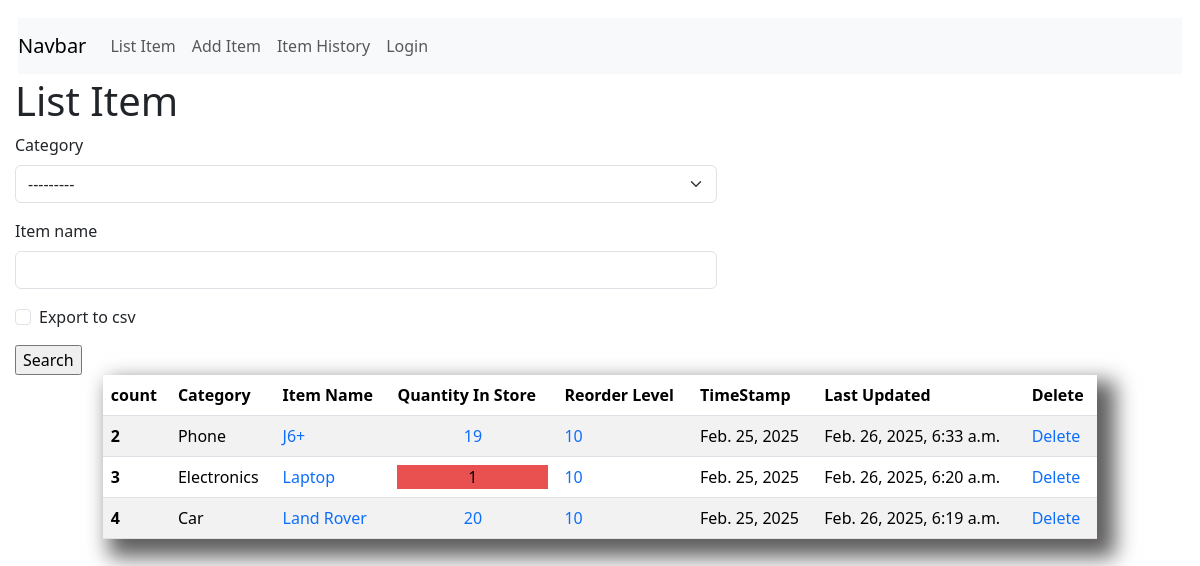
The page / on the database its author committed.
### inventoryApp/models.py (models this page shows)
class Stock(models.Model):
    category=models.ForeignKey(Category,on_delete=models.CASCADE,blank=True)
    item_name=models.CharField(max_length=50,blank=True,null=True)
    quantity=models.IntegerField(default=0,blank=True,null=True)
    received_by=models.CharField(max_length=50,blank=True,null=True)
    received_quantity=models.IntegerField(default=0,blank=True,null=True)
    issue_quantity=models.IntegerField(default=0,blank=True,null=True)
    issue_by=models.CharField(max_length=50,blank=True,null=True)
    issue_to=models.CharField(max_length=50,blank=True,null=True)
    phone_number=models.IntegerField(blank=True,null=True)
    created_by=models.CharField(max_length=50,blank=True,null=True)
    reorder_level=models.IntegerField(default=0,blank=True,null=True)
    last_update=models.DateTimeField(auto_now_add=False,auto_now=True)
    timestamp=models.DateField(auto_now_add=True, auto_now=False)

class Category(models.Model):
      name=models.CharField(max_length=50,blank=True,null=True)
      def __str__(self):
            return self.name

### inventoryApp/views.py (the view, shortened to what this page needs)
# urls.py: 2. Add a URL to urlpatterns:  path('', Home.as_view(), name='home')
def Home(request):
    form=Stock_Search_Form(request.POST or None)
    queryset=Stock.objects.all()
    context={'item':queryset,   'form':form}
    return render(request,'index.html',context=context)

### inventoryApp/forms.py
class Stock_Search_Form(forms.ModelForm):
    export_to_CSV=forms.BooleanField(required=False)
    class Meta:
        model=Stock
        fields=['category','item_name']

### templates/index.html (shortened to what this page needs)
{% load static %}
{% load crispy_forms_tags %}
<!DOCTYPE html>
<html lang="en">
<head>
    <link rel="stylesheet" type="text/css" href="{% static 'css/style.css' %}"/>
    <link href="https://cdn.jsdelivr.net/npm/bootstrap@5.3.3/dist/css/bootstrap.min.css" rel="stylesheet">
</head>
<body>
  {% include 'navbar.html' %}
   <h1>List Item</h1>
  <form class="search" method="post" action="/">
    {{form|crispy}}
    <input type="submit" value="Search"/>
  </form>
<div class="displaytabel">
      <table class="table table-striped">
        <thead>
          <tr>
            <th scope="col">count</th>
            <th scope="col">Category</th>
            <th scope="col">Item Name</th>
            <th scope="col">Quantity In Store</th>
            <th scope="col">Reorder Level</th>
            <th scope="col">TimeStamp</th>
            <th scope="col">Last Updated</th>
            <th scope="col">Delete</th>
          </tr>
        </thead>
        <tbody>
          {%for item in item %}
          <tr>
            <th scope="row">{{item.id}}</th>
            <td>{{item.category}}</td>
            <td><a href="{% url 'update-item' item.id %}"style="text-decoration:none;">{{item.item_name}}</a> </td>
            {%if item.quantity <= item.reorder_level%}
            <td><a href="{% url 'stock_detail' item.id %} " style="text-decoration:none; "><div  style="background: rgb(233, 80, 80); color:black; text-align: center;">{{item.quantity}}</div></a></td>
            {%else%}
            <td><a href="{% url 'stock_detail' item.id %}" style="text-decoration:none; text-align: center;"><div >{{item.quantity}}</div></a></td>
            {%endif%}
            <td><a href="{% url 'reorder_item' item.id %}" style="text-decoration:none;">{{item.reorder_level}}</a></td>
            <td>{{item.timestamp}}</td>
            <td>{{item.last_update}}</td>
            <td><a href="{% url 'delete_item' item.id %}" style="text-decoration:none;">Delete</a></td>
          </tr>
          {%endfor%}
        </tbody>
      </table>
</div>
</body>
</html>

### static/css/style.css (style rules this page uses)
.search { width: 60%; }
body { padding: 15px ; }
.displaytabel { margin: auto; width: 85%; box-shadow: 12px 12px 20px 6px rgb(95, 93, 93); }

### rows shown on the page
Stock: id "2", category "Phone", item_name "J6+", quantity "19", reorder_level "10", timestamp "Feb. 25, 2025", last_update "Feb. 26, 2025, 6:33 a.m."
Stock: id "3", category "Electronics", item_name "Laptop", quantity "1", reorder_level "10", timestamp "Feb. 25, 2025", last_update "Feb. 26, 2025, 6:20 a.m."
Stock: id "4", category "Car", item_name "Land Rover", quantity "20", reorder_level "10", timestamp "Feb. 25, 2025", last_update "Feb. 26, 2025, 6:19 a.m."
